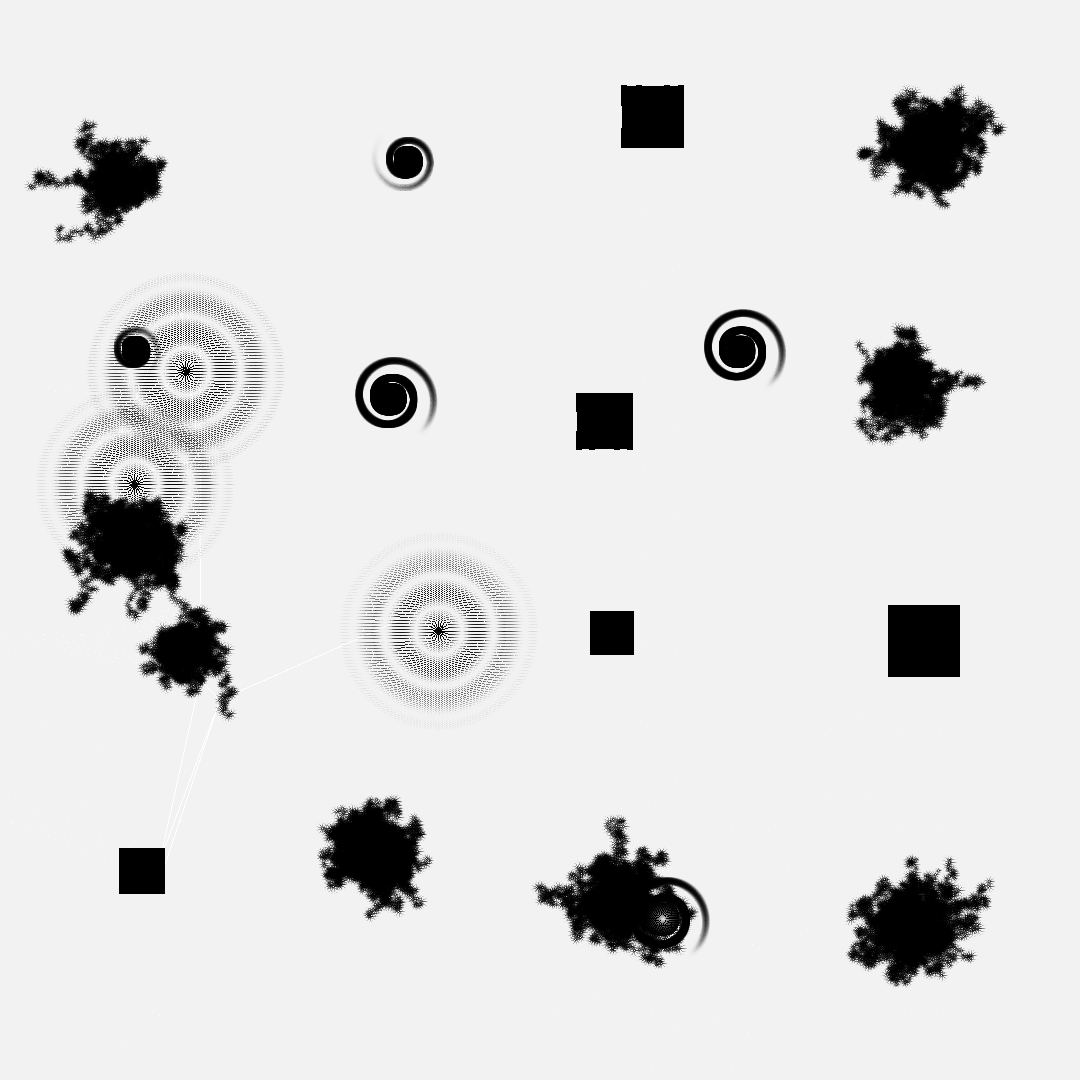

Recreate this plot in Python.
import numpy as np
from PIL import Image, ImageDraw
import math
import colorsys

# Negative Space - Where Absence Becomes Presence
# The mathematics of what isn't there

WIDTH, HEIGHT = 1080, 1080

# Initialize canvas - start with fullness
canvas = np.ones((HEIGHT, WIDTH, 4), dtype=np.float32)
canvas[:, :, :3] = 0.95  # Almost white
canvas[:, :, 3] = 1.0

# The void field - tracking absence
void_field = np.zeros((HEIGHT, WIDTH), dtype=np.float32)

# Entities that create through removal
class VoidSculptor:
    def __init__(self, x, y):
        self.x = x
        self.y = y
        self.radius = np.random.uniform(30, 80)
        self.carving_pattern = np.random.choice(['spiral', 'ripple', 'fractal', 'erosion'])
        self.depth = 0
        self.max_depth = np.random.uniform(50, 150)
        
    def carve(self, canvas, time):
        """Create by removing"""
        if self.carving_pattern == 'spiral':
            self.carve_spiral(canvas, time)
        elif self.carving_pattern == 'ripple':
            self.carve_ripple(canvas, time)
        elif self.carving_pattern == 'fractal':
            self.carve_fractal(canvas, time)
        else:
            self.carve_erosion(canvas, time)
            
        self.depth += 1
        
    def carve_spiral(self, canvas, time):
        """Remove in spiral patterns"""
        t_max = min(self.depth * 0.5, 10 * math.pi)
        
        for t in np.linspace(0, t_max, int(t_max * 20)):
            r = 2 * math.exp(t * 0.1)
            x = self.x + r * math.cos(t + time * 0.1)
            y = self.y + r * math.sin(t + time * 0.1)
            
            if 0 <= x < WIDTH and 0 <= y < HEIGHT:
                # Create void
                removal_strength = (1 - t / t_max) * 0.8
                
                # Carve with soft edges
                for dy in range(-3, 4):
                    for dx in range(-3, 4):
                        px, py = int(x + dx), int(y + dy)
                        if 0 <= px < WIDTH and 0 <= py < HEIGHT:
                            dist = math.sqrt(dx**2 + dy**2)
                            fade = math.exp(-dist / 2)
                            
                            # Remove light, reveal darkness
                            canvas[py, px, :3] *= (1 - removal_strength * fade)
                            canvas[py, px, 3] *= (1 - removal_strength * fade * 0.5)
                            
                            void_field[py, px] += removal_strength * fade
                            
    def carve_ripple(self, canvas, time):
        """Concentric removal waves"""
        wave_count = min(int(self.depth / 10) + 1, 5)
        
        for wave in range(wave_count):
            r = (self.depth + wave * 20) % 100
            
            if r > 0:
                for angle in np.linspace(0, 2*math.pi, max(20, int(r * 2))):
                    x = self.x + r * math.cos(angle)
                    y = self.y + r * math.sin(angle)
                    
                    if 0 <= x < WIDTH and 0 <= y < HEIGHT:
                        # Ripple intensity
                        intensity = math.sin(r * 0.2) * 0.5 + 0.5
                        intensity *= (1 - r / 100)
                        
                        # Create absence
                        canvas[int(y), int(x), :3] *= (1 - intensity * 0.7)
                        canvas[int(y), int(x), 3] *= (1 - intensity * 0.3)
                        
                        void_field[int(y), int(x)] += intensity
                        
    def carve_fractal(self, canvas, time, x=None, y=None, size=None, depth=0):
        """Recursive void creation"""
        if depth > 3:
            return
            
        if x is None:
            x, y = self.x, self.y
            size = self.radius
            
        # Remove central square
        half_size = size / 2
        for dy in range(int(-half_size), int(half_size)):
            for dx in range(int(-half_size), int(half_size)):
                px, py = int(x + dx), int(y + dy)
                if 0 <= px < WIDTH and 0 <= py < HEIGHT:
                    # Fractal depth affects removal
                    removal = 0.6 * (0.7 ** depth)
                    canvas[py, px, :3] *= (1 - removal)
                    canvas[py, px, 3] *= (1 - removal * 0.5)
                    
                    void_field[py, px] += removal
                    
        # Recursive subdivisions
        if size > 10:
            new_size = size / 3
            positions = [
                (x - size/3, y - size/3),
                (x + size/3, y - size/3),
                (x - size/3, y + size/3),
                (x + size/3, y + size/3)
            ]
            
            for pos in positions:
                if np.random.random() < 0.7:  # Probabilistic recursion
                    self.carve_fractal(canvas, time, pos[0], pos[1], new_size, depth + 1)
                    
    def carve_erosion(self, canvas, time):
        """Organic erosion patterns"""
        # Random walk erosion
        x, y = self.x, self.y
        
        for step in range(min(self.depth * 2, 100)):
            # Wander
            angle = np.random.random() * 2 * math.pi
            step_size = np.random.uniform(2, 5)
            
            x += step_size * math.cos(angle)
            y += step_size * math.sin(angle)
            
            # Boundary bounce
            if x < 0 or x >= WIDTH:
                x = np.clip(x, 0, WIDTH-1)
                angle = math.pi - angle
            if y < 0 or y >= HEIGHT:
                y = np.clip(y, 0, HEIGHT-1)
                angle = -angle
                
            # Erode
            erosion_radius = np.random.uniform(3, 8)
            for r in range(int(erosion_radius), 0, -1):
                intensity = (1 - r / erosion_radius) * 0.4
                
                for a in np.linspace(0, 2*math.pi, max(10, r*2)):
                    px = int(x + r * math.cos(a))
                    py = int(y + r * math.sin(a))
                    
                    if 0 <= px < WIDTH and 0 <= py < HEIGHT:
                        canvas[py, px, :3] *= (1 - intensity)
                        canvas[py, px, 3] *= (1 - intensity * 0.7)
                        
                        void_field[py, px] += intensity

# Structures defined by absence
class NegativeStructure:
    def __init__(self):
        self.anchors = []
        
    def create_void_constellation(self, canvas):
        """Connect voids to create structure"""
        # Find void peaks
        void_peaks = []
        
        for y in range(0, HEIGHT, 20):
            for x in range(0, WIDTH, 20):
                if void_field[y, x] > 0.5:
                    # Local maximum check
                    is_peak = True
                    for dy in range(-10, 11, 5):
                        for dx in range(-10, 11, 5):
                            py, px = y + dy, x + dx
                            if 0 <= py < HEIGHT and 0 <= px < WIDTH:
                                if void_field[py, px] > void_field[y, x]:
                                    is_peak = False
                                    break
                    
                    if is_peak:
                        void_peaks.append((x, y, void_field[y, x]))
                        
        # Connect nearby voids
        for i, (x1, y1, strength1) in enumerate(void_peaks):
            for j, (x2, y2, strength2) in enumerate(void_peaks[i+1:], i+1):
                dist = math.sqrt((x2-x1)**2 + (y2-y1)**2)
                
                if dist < 200 and dist > 20:
                    # Draw anti-line (brighten instead of darken)
                    steps = int(dist)
                    for step in range(steps):
                        t = step / steps
                        
                        # Curve based on field
                        field_x = int(x1 + t * (x2 - x1))
                        field_y = int(y1 + t * (y2 - y1))
                        
                        if 0 <= field_x < WIDTH and 0 <= field_y < HEIGHT:
                            field_strength = void_field[field_y, field_x]
                            
                            # Perpendicular push based on field
                            perp_angle = math.atan2(y2-y1, x2-x1) + math.pi/2
                            push = math.sin(t * math.pi) * field_strength * 20
                            
                            x = x1 + t * (x2 - x1) + push * math.cos(perp_angle)
                            y = y1 + t * (y2 - y1) + push * math.sin(perp_angle)
                            
                            if 0 <= x < WIDTH and 0 <= y < HEIGHT:
                                # Anti-line brightens
                                connection_strength = min(strength1, strength2) * 0.3
                                
                                canvas[int(y), int(x), :3] = np.minimum(
                                    canvas[int(y), int(x), :3] + connection_strength,
                                    1.0
                                )

# Initialize void sculptors
print("Initiating void sculptors...")

sculptors = []
# Grid placement
for i in range(4):
    for j in range(4):
        x = 150 + i * 250 + np.random.uniform(-50, 50)
        y = 150 + j * 250 + np.random.uniform(-50, 50)
        sculptors.append(VoidSculptor(x, y))

# Additional random sculptors
for _ in range(5):
    x = np.random.uniform(100, WIDTH-100)
    y = np.random.uniform(100, HEIGHT-100)
    sculptors.append(VoidSculptor(x, y))

# Let absence emerge
print("Carving the void...")

for time_step in range(100):
    time = time_step * 0.1
    
    # Each sculptor removes
    for sculptor in sculptors:
        if sculptor.depth < sculptor.max_depth:
            sculptor.carve(canvas, time)
    
    if time_step % 25 == 0:
        print(f"Void iteration {time_step}...")

# Create structures from absence
print("Revealing negative structures...")

structure = NegativeStructure()
structure.create_void_constellation(canvas)

# The final meditation - where maximum void meets maximum presence
print("Creating presence through absence...")

# Find the deepest void
max_void_y, max_void_x = np.unravel_index(np.argmax(void_field), void_field.shape)

# At the heart of the void, perfect presence
for r in range(30, 0, -1):
    intensity = (1 - r/30) ** 2
    
    for angle in np.linspace(0, 2*math.pi, max(20, r*3)):
        x = max_void_x + r * math.cos(angle)
        y = max_void_y + r * math.sin(angle)
        
        if 0 <= x < WIDTH and 0 <= y < HEIGHT:
            # Pure white emerges from deepest black
            if r < 10:
                canvas[int(y), int(x), :3] = np.array([1, 1, 1]) * intensity
                canvas[int(y), int(x), 3] = intensity
            else:
                # Gradual transition
                fade = (r - 10) / 20
                canvas[int(y), int(x), :3] = canvas[int(y), int(x), :3] * fade + np.array([1, 1, 1]) * (1-fade) * intensity
                canvas[int(y), int(x), 3] = canvas[int(y), int(x), 3] * fade + intensity * (1-fade)

# Add subtle void gradients
print("Adding void atmospheres...")

for y in range(0, HEIGHT, 5):
    for x in range(0, WIDTH, 5):
        if void_field[y, x] > 0.1:
            # Void creates subtle color shifts
            void_strength = void_field[y, x]
            
            # Deep voids shift toward blue-black
            color_shift = np.array([0.9, 0.9, 1.0])
            canvas[y, x, :3] *= color_shift * (1 - void_strength * 0.3)

# Convert to RGB
canvas_rgb = np.zeros((HEIGHT, WIDTH, 3), dtype=np.uint8)
for c in range(3):
    canvas_rgb[:, :, c] = (np.clip(canvas[:, :, c], 0, 1) * 255).astype(np.uint8)

# Apply alpha
alpha = canvas[:, :, 3]
for c in range(3):
    canvas_rgb[:, :, c] = (canvas_rgb[:, :, c] * np.clip(alpha, 0, 1)).astype(np.uint8)

image = Image.fromarray(canvas_rgb, 'RGB')
image.save('/home/norsninja/Art/artworks/2025-08-06_negative_space/negative_space_01.png')

print("Negative space complete.")
print("In the void, form is born.")
print("What is not there defines what is.")
print("Absence and presence dance as one.")